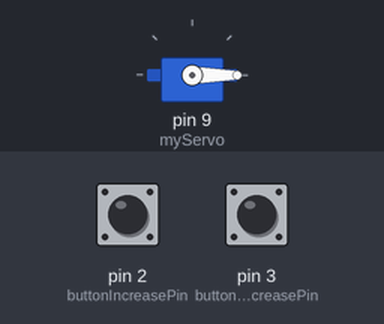
Simulated run of this sketch. Board: Arduino Uno, built with avr-gcc and run on an emulated ATmega328P. Shown: servo. Inputs (shaded band) come from the test bench; at power-on: pin 2 (buttonIncreasePin) HIGH, pin 3 (buttonDecreasePin) HIGH.

Above: at 1.2 s.
1.3 s: pin 2 (buttonIncreasePin) pulled LOW for 1 s
At 2.6 s:
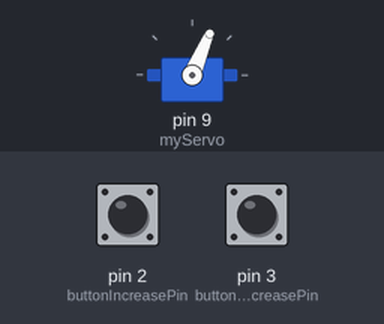
3.8 s: pin 2 (buttonIncreasePin) pulled LOW for 3.2 s
At 6.0 s:
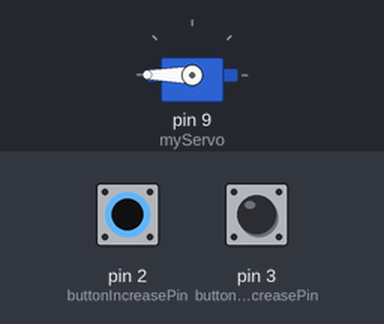
8.5 s: pin 3 (buttonDecreasePin) pulled LOW for 3.2 s
At 8.95 s:
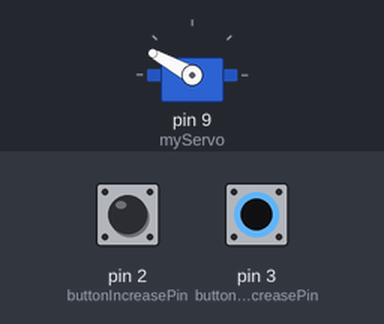
Timing chart, 0 to 12.7 s (numbered marks = the images above; inputs shaded):
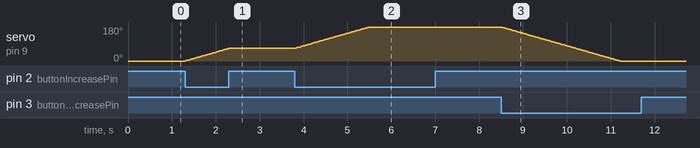

The sketch:

sketch.ino
```cpp
#include <Servo.h>

Servo myServo; // Создаем объект сервопривода

const int buttonIncreasePin = 2; // Пин для кнопки увеличения
const int buttonDecreasePin = 3; // Пин для кнопки уменьшения

int pos = 0; // Начальная позиция сервопривода

void setup() {
  myServo.attach(9); // Подключаем сервопривод к пину 9
  pinMode(buttonIncreasePin, INPUT_PULLUP); // Настраиваем кнопку увеличения
  pinMode(buttonDecreasePin, INPUT_PULLUP); // Настраиваем кнопку уменьшения

  myServo.write(pos); // Устанавливаем начальную позицию
}

void loop() {
  // Проверяем, нажата ли кнопка увеличения
  if (digitalRead(buttonIncreasePin) == LOW) {
    pos += 1; // Увеличиваем позицию
    if (pos > 180) pos = 180; // Ограничиваем до 180 градусов
    myServo.write(pos); // Устанавливаем новую позицию
    delay(15); // Небольшая задержка для плавности движения
  }

  // Проверяем, нажата ли кнопка уменьшения
  if (digitalRead(buttonDecreasePin) == LOW) {
    pos -= 1; // Уменьшаем позицию
    if (pos < 0) pos = 0; // Ограничиваем до 0 градусов
    myServo.write(pos); // Устанавливаем новую позицию
    delay(15); // Небольшая задержка для плавности движения
  }
}
```

Measured:
- after the input at 1.3 s, servo on pin 9 (myServo): moves from 0° to 67° over 1.0 s, starting at once
- after the input at 3.8 s, servo on pin 9 (myServo): moves from 67° to 180° over 1.7 s, starting at once
- after the input at 8.5 s, servo on pin 9 (myServo): moves from 180° to 0° over 2.7 s, starting at once
